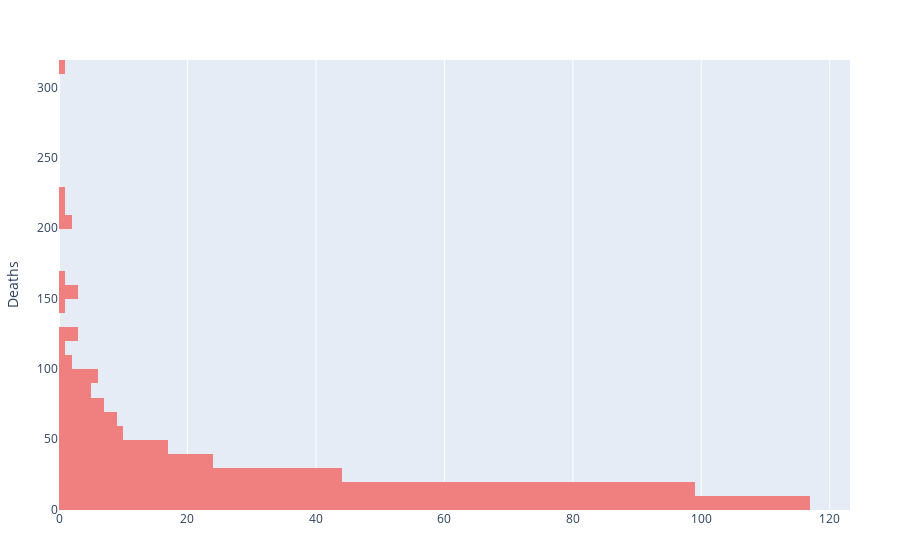

Here is the notebook cell this chart was saved with:
### Markdown cell above
Create an interactive histogram depicting the number of deaths due to melanoma in all the European countries. Use 50 bins and the `lightcoral`colour.

### Code cell
hist = plot(melanoma, :Deaths, kind="histogram", nbinsx=50, marker_color=:lightcoral)

### Figure 1 — Plotly figure (JSON) as saved in the notebook; plotly's stock layout.template omitted (floating-point values rounded to 4 significant figures; data arrays with more than 128 entries replaced by an {"elided": "..."} marker saying what was removed)
{"data": [{"marker": {"color": "lightcoral"}, "nbinsx": 50, "type": "histogram", "xaxis": "x", "y": {"elided": "354 int values"}, "yaxis": "y"}], "layout": {"legend": {"tracegroupgap": 0}, "margin": {"b": 50, "l": 50, "r": 50, "t": 60}, "yaxis": {"title": {"text": "Deaths"}}}}
